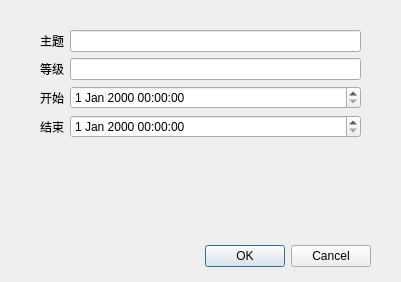
<?xml version="1.0" encoding="UTF-8"?>
<ui version="4.0">
 <class>NT_window_item_edit</class>
 <widget class="QDialog" name="NT_window_item_edit">
  <property name="geometry">
   <rect>
    <x>0</x>
    <y>0</y>
    <width>401</width>
    <height>282</height>
   </rect>
  </property>
  <property name="windowTitle">
   <string>Dialog</string>
  </property>
  <widget class="QDialogButtonBox" name="buttonBox">
   <property name="geometry">
    <rect>
     <x>30</x>
     <y>240</y>
     <width>341</width>
     <height>32</height>
    </rect>
   </property>
   <property name="orientation">
    <enum>Qt::Horizontal</enum>
   </property>
   <property name="standardButtons">
    <set>QDialogButtonBox::Cancel|QDialogButtonBox::Ok</set>
   </property>
  </widget>
  <widget class="QWidget" name="formLayoutWidget">
   <property name="geometry">
    <rect>
     <x>40</x>
     <y>30</y>
     <width>321</width>
     <height>191</height>
    </rect>
   </property>
   <layout class="QFormLayout" name="formLayout">
    <item row="0" column="0">
     <widget class="QLabel" name="label">
      <property name="text">
       <string>主题</string>
      </property>
     </widget>
    </item>
    <item row="0" column="1">
     <widget class="QLineEdit" name="lineEdit"/>
    </item>
    <item row="1" column="0">
     <widget class="QLabel" name="label_2">
      <property name="text">
       <string>等级</string>
      </property>
     </widget>
    </item>
    <item row="2" column="0">
     <widget class="QLabel" name="label_3">
      <property name="text">
       <string>开始</string>
      </property>
     </widget>
    </item>
    <item row="2" column="1">
     <widget class="QDateTimeEdit" name="dateTimeEdit"/>
    </item>
    <item row="3" column="0">
     <widget class="QLabel" name="label_4">
      <property name="text">
       <string>结束</string>
      </property>
     </widget>
    </item>
    <item row="3" column="1">
     <widget class="QDateTimeEdit" name="dateTimeEdit_2"/>
    </item>
    <item row="1" column="1">
     <widget class="QLineEdit" name="lineEdit_2"/>
    </item>
   </layout>
  </widget>
 </widget>
 <resources/>
 <connections>
  <connection>
   <sender>buttonBox</sender>
   <signal>accepted()</signal>
   <receiver>NT_window_item_edit</receiver>
   <slot>accept()</slot>
   <hints>
    <hint type="sourcelabel">
     <x>248</x>
     <y>254</y>
    </hint>
    <hint type="destinationlabel">
     <x>157</x>
     <y>274</y>
    </hint>
   </hints>
  </connection>
  <connection>
   <sender>buttonBox</sender>
   <signal>rejected()</signal>
   <receiver>NT_window_item_edit</receiver>
   <slot>reject()</slot>
   <hints>
    <hint type="sourcelabel">
     <x>316</x>
     <y>260</y>
    </hint>
    <hint type="destinationlabel">
     <x>286</x>
     <y>274</y>
    </hint>
   </hints>
  </connection>
 </connections>
</ui>
